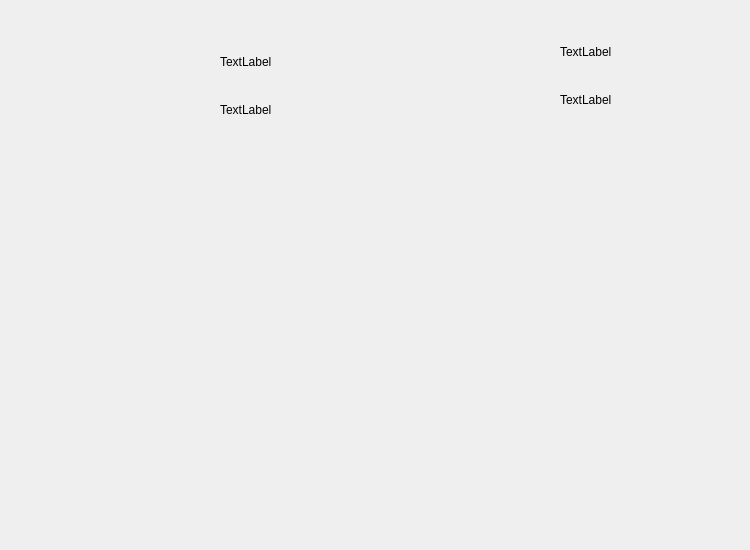
<?xml version="1.0" encoding="UTF-8"?>
<ui version="4.0">
 <class>PublisherStatsWidget</class>
 <widget class="QWidget" name="PublisherStatsWidget">
  <property name="geometry">
   <rect>
    <x>0</x>
    <y>0</y>
    <width>750</width>
    <height>550</height>
   </rect>
  </property>
  <property name="minimumSize">
   <size>
    <width>750</width>
    <height>550</height>
   </size>
  </property>
  <property name="maximumSize">
   <size>
    <width>750</width>
    <height>550</height>
   </size>
  </property>
  <property name="windowTitle">
   <string>Form</string>
  </property>
  <widget class="QWidget" name="layoutWidget">
   <property name="geometry">
    <rect>
     <x>220</x>
     <y>40</y>
     <width>121</width>
     <height>91</height>
    </rect>
   </property>
   <layout class="QVBoxLayout" name="verticalLayout_2">
    <item>
     <widget class="QLabel" name="label_3">
      <property name="text">
       <string>TextLabel</string>
      </property>
     </widget>
    </item>
    <item>
     <widget class="QLabel" name="label_4">
      <property name="text">
       <string>TextLabel</string>
      </property>
     </widget>
    </item>
   </layout>
  </widget>
  <widget class="QWidget" name="">
   <property name="geometry">
    <rect>
     <x>560</x>
     <y>30</y>
     <width>111</width>
     <height>91</height>
    </rect>
   </property>
   <layout class="QVBoxLayout" name="verticalLayout">
    <item>
     <widget class="QLabel" name="label">
      <property name="text">
       <string>TextLabel</string>
      </property>
     </widget>
    </item>
    <item>
     <widget class="QLabel" name="label_2">
      <property name="text">
       <string>TextLabel</string>
      </property>
     </widget>
    </item>
   </layout>
  </widget>
 </widget>
 <resources/>
 <connections/>
</ui>
